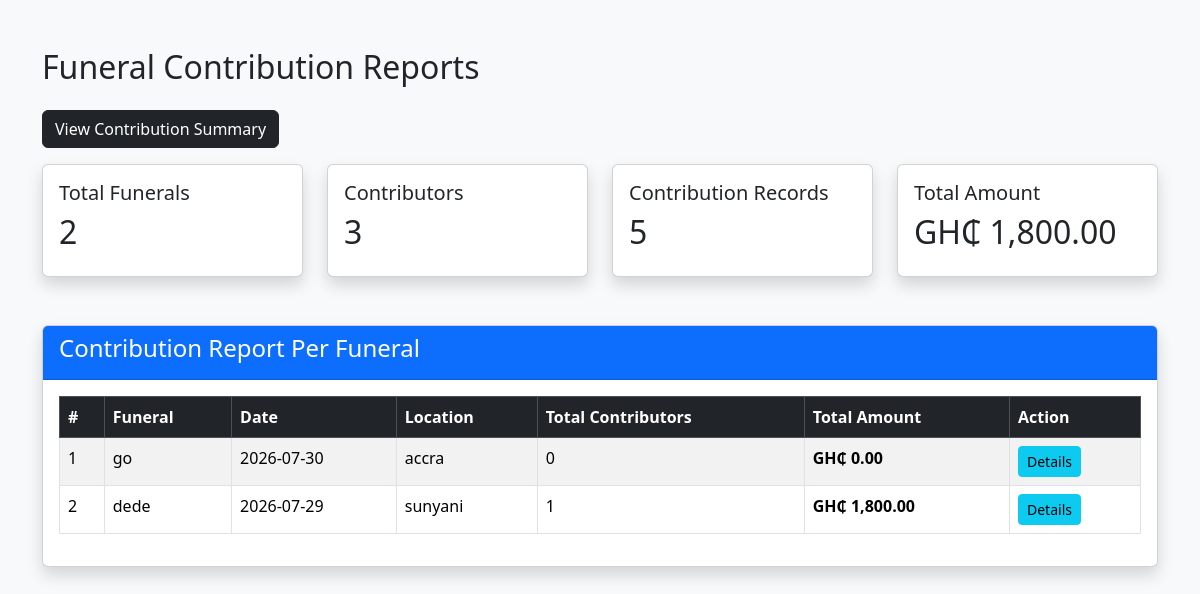
/pages/reports/report.php, run on the app's committed database.
### tables this page shows
CREATE TABLE funerals (
    id INT NOT NULL AUTO_INCREMENT,
    deceased_name VARCHAR(100) NOT NULL,
    funeral_date DATE NOT NULL,
    location VARCHAR(100) DEFAULT NULL,
    created_at TIMESTAMP DEFAULT CURRENT_TIMESTAMP,
    PRIMARY KEY (id)
);

### pages/reports/report.php (the view, shortened to what this page needs)
<?php
include "../../includes/connection.php";
$funeral_query = mysqli_query($conn,
"SELECT COUNT(*) AS total FROM funerals"
);
$funerals = mysqli_fetch_assoc($funeral_query)['total'];
$contributor_query = mysqli_query($conn,
"SELECT COUNT(*) AS total FROM contributors"
);
$contributors = mysqli_fetch_assoc($contributor_query)['total'];
$contribution_query = mysqli_query($conn,
"SELECT COUNT(*) AS total FROM contributions"
);
$contributions = mysqli_fetch_assoc($contribution_query)['total'];
$amount_query = mysqli_query($conn,
"SELECT SUM(amount) AS total FROM contributions"
);
$amount = mysqli_fetch_assoc($amount_query)['total'];
$report_query = mysqli_query($conn, "
SELECT
funerals.id,
funerals.deceased_name,
funerals.funeral_date,
funerals.location,
COUNT(DISTINCT contributions.contributor_id) AS total_contributors,
COALESCE(SUM(contributions.amount),0) AS total_amount
FROM funerals
LEFT JOIN contributions
ON funerals.id = contributions.funeral_id
GROUP BY
funerals.id,
funerals.deceased_name,
funerals.funeral_date,
funerals.location
ORDER BY funerals.funeral_date DESC
");
?>
<!DOCTYPE html>
<html>
<head>
<link href="https://cdn.jsdelivr.net/npm/bootstrap@5.3.3/dist/css/bootstrap.min.css" rel="stylesheet">
</head>
<body class="bg-light">
<div class="container mt-5">
<h2 class="mb-4">
Funeral Contribution Reports
</h2>
<a href="contribution_summary.php"
class="btn btn-dark mb-3">
View Contribution Summary
</a>
<div class="row g-4">
<div class="col-md-3">
<div class="card shadow">
<div class="card-body">
<h5>
Total Funerals
</h5>
<h2>
<?php echo $funerals; ?>
</h2>
</div>
</div>
</div>
<div class="col-md-3">
<div class="card shadow">
<div class="card-body">
<h5>
Contributors
</h5>
<h2>
<?php echo $contributors; ?>
</h2>
</div>
</div>
</div>
<div class="col-md-3">
<div class="card shadow">
<div class="card-body">
<h5>
Contribution Records
</h5>
<h2>
<?php echo $contributions; ?>
</h2>
</div>
</div>
</div>
<div class="col-md-3">
<div class="card shadow">
<div class="card-body">
<h5>
Total Amount
</h5>
<h2>
GH₵ <?php echo number_format($amount,2); ?>
</h2>
</div>
</div>
</div>
</div>
<div class="card shadow mt-5">
<div class="card-header bg-primary text-white">
<h4>Contribution Report Per Funeral</h4>
</div>
<div class="card-body">
<div class="table-responsive">
<table class="table table-bordered table-striped">
<thead class="table-dark">
<tr>
<th>#</th>
<th>Funeral</th>
<th>Date</th>
<th>Location</th>
<th>Total Contributors</th>
<th>Total Amount</th>
<th>Action</th>
</tr>
</thead>
<tbody>
<?php
$no = 1;
while($row = mysqli_fetch_assoc($report_query)){
?>
<tr>
<td><?php echo $no++; ?></td>
<td><?php echo $row['deceased_name']; ?></td>
<td><?php echo $row['funeral_date']; ?></td>
<td><?php echo $row['location']; ?></td>
<td><?php echo $row['total_contributors']; ?></td>
<td>
<strong>GH₵ <?php echo number_format($row['total_amount'],2); ?></strong>
</td>
<td>
<a href="../funerals/funeral_details.php?id=<?php echo $row['id']; ?>" class="btn btn-info btn-sm">
Details
</a>
</td>
</tr>
<?php } ?>
</tbody>
</table>
</div>
</div>
</div>
</div>
</body>
</html>

### data on the page
funerals: deceased_name "go", funeral_date "2026-07-30", location "accra", total_contributors "0", total_amount "0.00"
funerals: deceased_name "dede", funeral_date "2026-07-29", location "sunyani", total_contributors "1", total_amount "1,800.00"

### other printed values
$funerals "2"
$contributors "3"
$contributions "5"
$amount "1,800.00"
